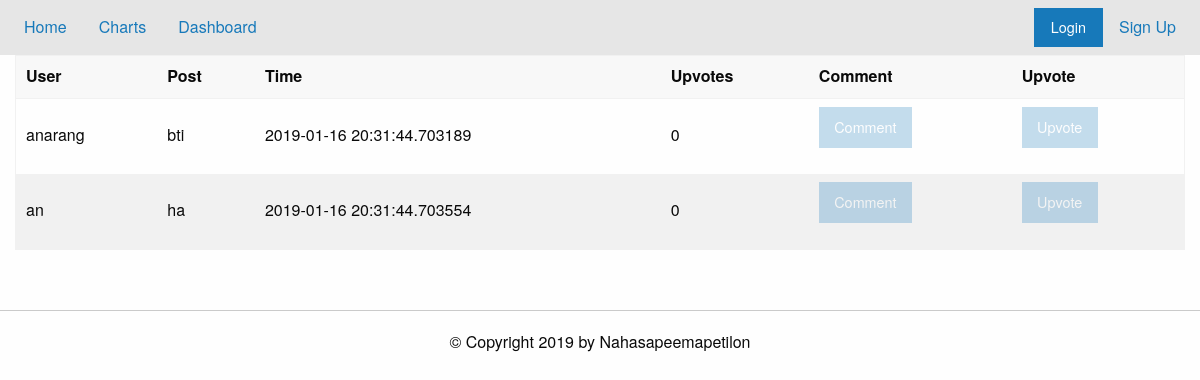
/thread?id=1, run on the app's committed database.
### tables this page shows
CREATE TABLE t1 (postID INT PRIMARY KEY,post TEXT,user TEXT,time TEXT,upvote INT,whoVote TEXT);

### app.py (the view, shortened to what this page needs)
@app.route("/thread", methods=['POST','GET'])
def load_thread():
    if request.method=="GET":
        threadID = request.args.get('id')#or perhaps name?
        print(threadID)
        db = sqlite3.connect('./data/base.db')
        c = db.cursor()
        try:
            posts = dbEditor.viewThread(c, threadID)
            db.close()
            return render_template('thread.html', notLoggedIn=noUser(), posts=posts, threadname=posts[0][1], threadID=threadID)
        except:
            flash("Thread not Found")
            return redirect('/')

### app.py (called while the page is built)
def noUser():
    return 'username' not in session.keys()

### util/dbEditor.py (called while the page is built)
def viewThread(cursor,threadID):
    v = "SELECT user,post,time,postID,upvote,whoVote FROM t" + str(threadID) + ";" # not the people who upvote
    val = list(cursor.execute(v))
    return val

### templates/thread.html (shortened to what this page needs)
{% extends "forum.html" %}
{% block content %}
<div class="grid-container">
{% set msgs = get_flashed_messages() %}
  <div class="table-scroll">
<table class="hover">
  <thead><tr>
      <th> User </th><th> Post </th><th> Time </th><th> Upvotes </th>
      <th> Comment</th><th> Upvote</th>
  </tr></thead>
  <tbody>
    {% for post in posts %}
    <tr>
      <td id="{{post[3]}}">{{post[0]}}</td><td>{{post[1]}}</td>
      <td>{{post[2]}}</td><td>{{post[4]}}</td>
      <td>
	<button class="button" data-open="addPost{{post[3]}}" {% if notLoggedIn %} disabled {% endif %}> Comment</button>
      </td>
      <td><form action="#" method="POST">
	  <button class="button" value="{{post[3]}},{{threadID}}" name="upvote" {% if notLoggedIn %} disabled {% endif %}>Upvote</button>
      </form></td>
    </tr>
    {% endfor %}
  </tbody>
</table>
</div>
</div>
{% endblock %}

### data on the page
t1: user "anarang", post "bti", time "2019-01-16 20:31:44.703189", upvote "0", {{ post[3] }} 1 (drawn)
t1: user "an", post "ha", time "2019-01-16 20:31:44.703554", upvote "0", {{ post[3] }} 2 (drawn)
